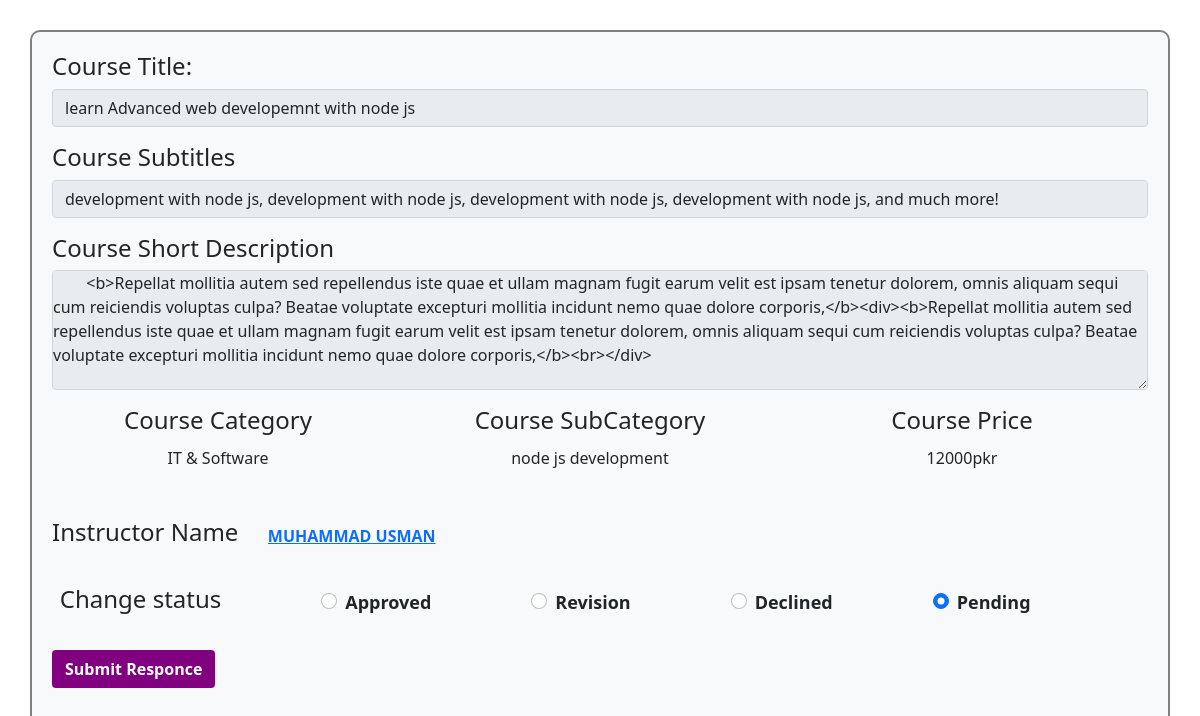
/admin/status_support.php?courses_id=15, run on the app's committed database.
### tables this page shows
CREATE TABLE `cource` (
  `courses_id` int(11) NOT NULL,
  `course_title` varchar(255) NOT NULL,
  `course_subtitle` varchar(225) NOT NULL,
  `select_language` varchar(100) NOT NULL,
  `selecting_level` varchar(100) NOT NULL,
  `select_category` int(11) NOT NULL,
  `primary_taught` varchar(225) NOT NULL,
  `course_img` varchar(225) NOT NULL,
  `course_video` varchar(225) NOT NULL,
  `instructor_name` varchar(50) NOT NULL,
  `course_description` longtext NOT NULL,
  `instructor_id` int(11) NOT NULL,
  `course_type` varchar(50) NOT NULL
);

CREATE TABLE `course_requirments` (
  `requirments_id` int(11) NOT NULL,
  `course_requirments` longtext NOT NULL,
  `short_description` longtext NOT NULL,
  `course_outcome` longtext NOT NULL,
  `course_includes` longtext NOT NULL,
  `course_specifications` longtext NOT NULL,
  `courses_id` int(11) NOT NULL,
  `last_updated` date DEFAULT curdate()
);

CREATE TABLE `cources_categories` (
  `category_id` int(11) NOT NULL,
  `category_name` varchar(50) NOT NULL,
  `cateogry_image` varchar(100) NOT NULL
);

CREATE TABLE `course_prices` (
  `prices_id` int(225) NOT NULL,
  `courses_id` int(11) NOT NULL,
  `requirments_id` int(11) NOT NULL,
  `section_id` int(11) NOT NULL,
  `course_price` varchar(100) NOT NULL,
  `currency` varchar(20) NOT NULL
);

CREATE TABLE `instructor` (
  `instructor_id` int(11) NOT NULL,
  `fname` varchar(30) NOT NULL,
  `lname` varchar(30) NOT NULL,
  `headline` varchar(40) NOT NULL,
  `number` varchar(225) NOT NULL,
  `instructor_img` varchar(225) NOT NULL,
  `website` varchar(225) NOT NULL,
  `twitter` varchar(225) NOT NULL,
  `facebook` varchar(225) NOT NULL,
  `linkdin` varchar(225) NOT NULL,
  `youtube` varchar(225) NOT NULL,
  `biography` longtext NOT NULL,
  `MoreInfo` varchar(400) NOT NULL,
  `teachings` varchar(400) NOT NULL,
  `registration_id` int(11) NOT NULL
);

### back.php (called while the page is built, shortened)
<?php
class backend{
    private $server = "localhost";
    private $username = "root";
    private $psw = "";
    private $database = "project";
    private $mysql;
    private $conn = false;
    public function __construct(){
        if(!$this->conn){
            $this->mysql = new mysqli($this->server, $this->username,$this->psw,$this->database);
            $this->conn = true;
        }
        else{
           return true;
        }
    }
      function fetching($table, $rows="*", $join = null, $where = null){
        $select = "SELECT $rows FROM $table";
        if(!is_null($where)){
            $select .= " WHERE $where";
        }
        $RunSelect = $this->mysql->query($select);
        if($RunSelect){
            $FetchData = $RunSelect->fetch_all(MYSQLI_ASSOC);
            if($FetchData){
                if($FetchData !== null){
                    return $FetchData;
                }
            }
        }else{
            echo "Error Occur in Query".$this->mysql->error;
            return array();
        }
      }
    }
?>

### admin/status_support.php (the view, shortened to what this page needs)
 <?php
include("../back.php");
$newObject = new backend();
    ?>
<!doctype html>
<html lang="en">
<head>
    <link href="https://cdn.jsdelivr.net/npm/bootstrap@5.0.2/dist/css/bootstrap.min.css" rel="stylesheet"
>
    <link rel="stylesheet" href="css/status_support.css">
</head>
<body>
    <div class="container bg-light mx-auto hero_section">
    <?php
    $gettedCourseId = $_GET['courses_id'];
    if(!empty($gettedCourseId)){
      $get_data = $newObject->fetching("cource","*",null,"courses_id = $gettedCourseId");
      if(!empty($get_data)){
        foreach($get_data as $allData){
          $courses_id = $allData['courses_id'];
          $course_title = $allData['course_title'];
          $course_subtitle = $allData['course_subtitle'];
          $primary_taught = $allData['primary_taught'];
          $select_category = $allData['select_category'];
          $instructor_id = $allData['instructor_id'];
          $get_instructor = $newObject->fetching("instructor","*",null,"instructor_id = $instructor_id");
          if(!empty($get_instructor)){
            foreach($get_instructor as $InstructorName){
              $fname = $InstructorName['fname'];
              $lname = $InstructorName['lname'];
              $fullName = $fname . " " . $lname;
            }
          }else{
            echo null;
          }
          $get_category = $newObject->fetching("cources_categories","*",null,"category_id = $select_category");
          if(!empty($get_category)){
            foreach($get_category as $CategoryName){
              $category_name = $CategoryName['category_name'];
            }
          }else{
            echo null;
          }
          $get_short_desc = $newObject->fetching("course_requirments","*",null,"courses_id = $courses_id");
          if(!empty($get_short_desc)){
            foreach($get_short_desc as $ShortDescName){
              $short_description = $ShortDescName['short_description'];
            }
          }else{
            echo null;
          }
          $get_price = $newObject->fetching("course_prices","*",null,"courses_id = $courses_id");
          if(!empty($get_price)){
            foreach($get_price as $PriceName){
              $price = $PriceName['course_price'];
            }
          }else{
            echo null;
          }
          ?>
          <?php
        }
      }else{
        echo "Nothing";
      }
    }else{
      echo "<h1>Echo not found</h1>";
    }
    ?>
        <h4>Course Title:</h4>
        <input class="form-control main_color" type="text" value="<?= $course_title; ?>" readonly>
        <h4 class="mt-3">Course Subtitles</h4>
        <input class="form-control main_color" type="text" value="<?= $course_subtitle; ?>" readonly>
        <h4 class="mt-3">Course Short Description</h4>
        <textarea class="form-control main_color" style="height: 120px;padding: 0px;" id="floatingTextarea" readonly>
        <?= $short_description; ?>
        </textarea>
        <div class="mt-3 hero_section_container">
            <div class="section_container_first">
                <h4>Course Category</h4>
                <p><?= $category_name; ?></p>
            </div>
            <div class="section_container_second">
                <h4>Course SubCategory</h4>
                <p><?= $primary_taught; ?></p>
            </div>
            <div class="section_container_third">
                <h4>Course Price</h4>
                <p><?php
                if($price !== 'Free'){
                  echo $price . "pkr";
                }else{
                  echo "Free";
                }
                ?></p>
            </div>
        </div>
        <div class="last_container">
            <h4 class="">Instructor Name</h4>
            <a href="" class="fw-bold"><?= $fullName; ?></a>
        </div>
        <form action="status_support.php" method="POST" class="form_last">
          <div class="form_last_first">
            <h4>Change status</h4>
                <div class="form-check flex-1">
                    <input class="form-check-input" type="radio" value="Approved" name="status" id="status" checked>
                    <label class="form-check-label" for="status">
                      Approved
                    </label>
                  </div>
                <div class="form-check flex-1">
                    <input class="form-check-input" type="radio" value="Revision" name="status" id="status" checked>
                    <label class="form-check-label" for="status">
                      Revision
                    </label>
                  </div>
                  <div class="form-check flex-1">
                    <input class="form-check-input" type="radio" value="Declined" name="status" id="status" checked>
                    <label class="form-check-label" for="status">
                      Declined
                    </label>
                  </div>
                  <div class="form-check flex-1">
                    <input class="form-check-input" type="radio" value="Pending" name="status" id="status" checked>
                    <label class="form-check-label" for="status">
                      Pending
                    </label>
                  </div>
            </div>
            <div class="form_last_second">
                <input type="submit" name="status_submit" class="btn submit_button" value="Submit Responce">
            </div>
        </form>
    </div>
</body>
</html>

### admin/css/status_support.css (style rules this page uses)
* { margin: 0; padding: 0; box-sizing: border-box; }
.main_color { background-color: rgba(211, 211, 211, 0.519); }
.hero_section { margin-top: 30px; margin-bottom: 30px; height: 105vh; border: 2px solid gray; border-radius: 10px; padding: 20px; }
.hero_section_container { height: 10vh; width: 100%; display: flex; justify-content: center; align-items: center; flex-direction: row; gap: 20px; }
.section_container_first { display: flex; flex: 1; flex-direction: column; align-items: center; justify-content: space-between; padding: 0px 20px 0px 0px; height: 100%; }
.section_container_second { height: 100%; display: flex; flex: 1; flex-direction: column; align-items: center; justify-content: space-between; padding: 0px 20px 0px 0px; height: 100%; }
.section_container_third { flex: 1; height: 100%; display: flex; flex-direction: column; flex: 1; gap: 2px; align-items: center; justify-content: space-between; padding: 0px 20px 0px 0px; height: 100%; }
.last_container { display: flex; justify-content: space-between; align-items: center; flex-direction: row; width: 35%; height: 5vh; margin-top: 30px; }
.form_last { margin-top: 20px; width: 100%; height: 15vh; }
.form_last_first { height: 45%; width: 90%; display: flex; align-items: center; justify-content: center; flex-direction: row; gap: 100px; }
.form_last_second { height: 55%; width: 100%; }
.form-check-label { font-size: 18px; font-weight: bolder; }
.submit_button { background-color: purple; color: white; font-weight: bold; margin-top: 20px; }

### data on the page
cource: course_title "learn Advanced web developemnt with node js", course_subtitle "development with node js, development with node js, development with node js, development with node js, and much more!", primary_taught "node js development"
course_requirments: short_description "<b>Repellat mollitia autem sed repellendus iste quae et ullam magnam fugit earum velit est ipsam tenetur dolorem, omnis aliquam sequi cum reiciendis voluptas culpa? Beatae voluptate excepturi mollitia incidunt nemo quae dolore corporis,</b><div><b>Repellat mollitia autem sed repellendus iste quae et ullam magnam fugit earum velit est ipsam tenetur dolorem, omnis aliquam sequi cum reiciendis voluptas culpa? Beatae voluptate excepturi mollitia incidunt nemo quae dolore corporis,</b><br></div>"
cources_categories: category_name "IT & Software"
course_prices: course_price "12000"
instructor: fullName "MUHAMMAD USMAN"
